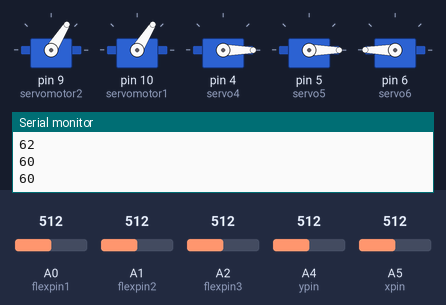
Simulated run of this sketch. Board: Arduino Uno, built with avr-gcc and run on an emulated ATmega328P. Parts: 5 × servo, the last lines printed to the serial monitor. The test bench sets the inputs (shaded band); at power-on: A4 (ypin) = 512, A5 (xpin) = 512, A2 (flexpin3) = 512, A0 (flexpin1) = 512, A1 (flexpin2) = 512.

Above: at 1.36 s.
1.4 s: A4 (ypin) set to 350
At 2.17 s:
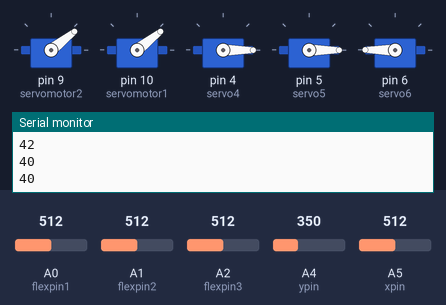
4.4 s: A4 (ypin) set to 333
5.9 s: A5 (xpin) set to 298
7.4 s: A5 (xpin) set to 275
At 7.44 s:
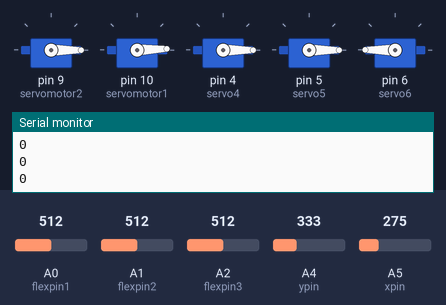
At 8.04 s:
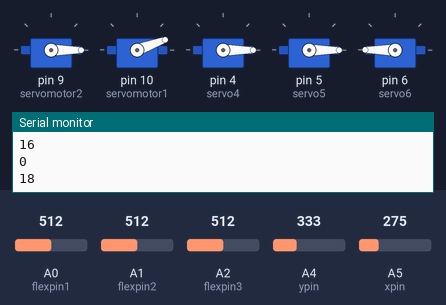
10.4 s: A2 (flexpin3) set to 283
13.4 s: A2 (flexpin3) set to 256
At 14.0 s:
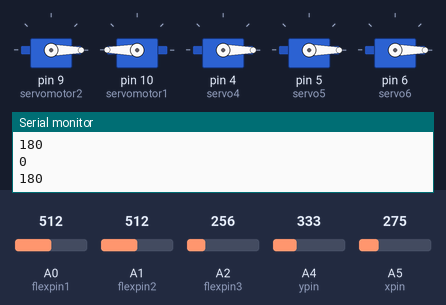
Timing chart, 0 to 15.9 s (numbered marks = the images above; inputs shaded):
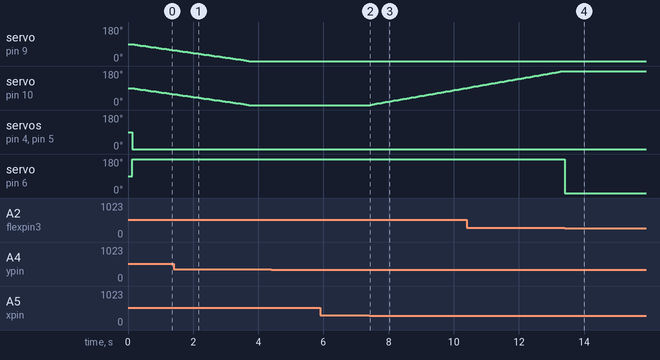

Measured:
- the behaviour switches between 285 and 284 on A5 (xpin) (found by bisection; images 1 and 2)
- the behaviour switches between 267 and 266 on A2 (flexpin3) (found by bisection; images 3 and 4)
- after the input at 7.4 s, servo on pin 10 (servomotor1): moves from 0° to 90° over 2.9 s, starting at once
- after the input at 13.4 s, servo on pin 6 (servo6): 180° → 0° at once

The sketch:

final_upload.ino
```cpp
#include <Servo.h>

Servo servomotor1, servomotor2;
Servo servo4;
Servo servo5;
Servo servo6;
int y, x;
int pos, pos1;
const int xpin = A5;                  // x-axis of the accelerometer
const int ypin = A4;                  // y-axis
const int zpin = A3;                  // z-axis (only on 3-axis models)
const int flexpin1 = A0;
const int flexpin2 = A1;
const int flexpin3 = A2;

void setup() {
  // initialize the serial communications:
  Serial.begin(9600);
  servomotor2.attach(9);
  servomotor1.attach(10);
  servo4.attach(4);
  servo5.attach(5);
  servo6.attach(6);
  pos = 90;
  pos1 = 90;
  servomotor2.write(90);
  servomotor1.write(90);
  servo4.write(90);
  servo5.write(90);
  servo6.write(90);
  delay(100);

}

void loop() {
  int flexposition1;
  int flexposition2;
  int flexposition3;
  int servoposition4;
  int servoposition5;
  int servoposition6;
  y = analogRead(ypin);
  x = analogRead(xpin);
  if (y < 300)
  { pos = pos + 2;
    if (pos >= 180)
      pos = 180;
    delay(15);
  }

  if (y > 340)
  {  pos = pos - 2;
    if (pos <= 0)
      pos = 0;
    delay(15);
  }

  int angle = servomotor2.read();
  Serial.println(angle);

  //servomotor2.write(pos);

  //delay(50);

  if (x < 285)
  { pos1 = pos1 + 2;
    if (pos1 >= 180)
      pos1 = 180;
    delay(15);
  }

  if (x > 335)
  { pos1 = pos1 - 2;
    if (pos1 <= 0)
      pos1 = 0;
    delay(15);
  }

  int angle1 = servomotor1.read();
  Serial.println(angle1);
  flexposition1 = analogRead(flexpin1);
  flexposition2 = analogRead(flexpin2);
  flexposition3 = analogRead(flexpin3);
  servoposition4 = map(flexposition1, 922, 850, 90, 45);
  //servoposition4 = constrain(servoposition4, 0, 180);
  servoposition5 = map(flexposition2, 922, 850, 90, 45);
  //servoposition5 = constrain(servoposition5, 0, 180);
  servoposition6 = map(flexposition3, 922, 850, 90, 135);

  servomotor2.write(pos);
  servomotor1.write(pos1);
  servo4.write(servoposition4);
  servo5.write(servoposition5);
  servo6.write(servoposition6);
  delay(50);
}
```
